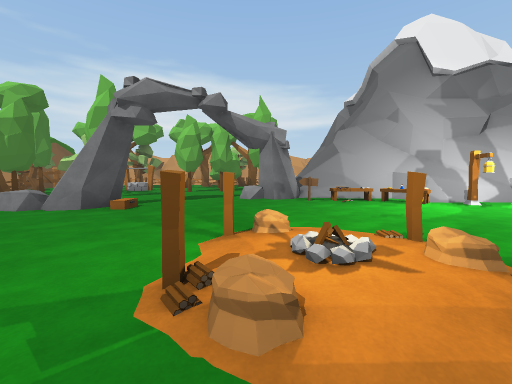
view 1 (above)

21 first-person views from a walk through a Unity game level. The camera is 1.3 m above the floor, tilts 4° down and sees 90° across. The floor is counted in squares, 2 m on a side. Each view is taken from the middle of a square. On the plan, view 1 faces up. The plan holds only what a view shows up to about 9 squares ahead; the rest is blank. The place goes on beyond the plan. The player character is not drawn. Some animated figures are not drawn. Some surface patterns are stand-ins.

view 2
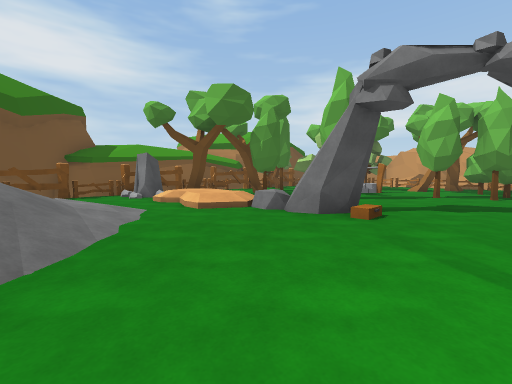

view 3
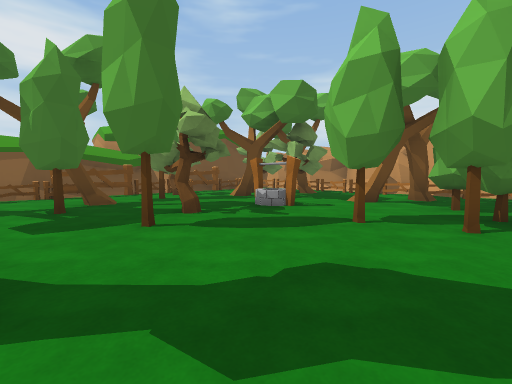

view 4
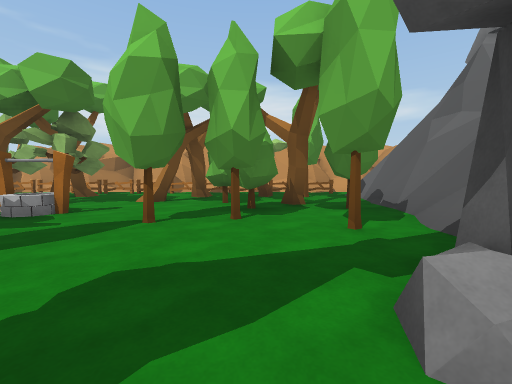

view 5
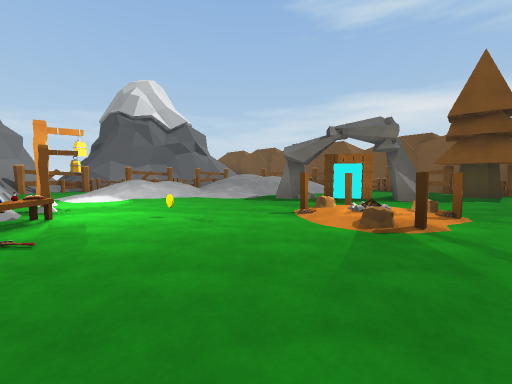

view 6
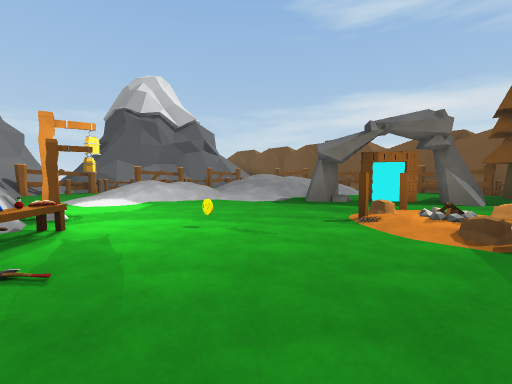

view 7
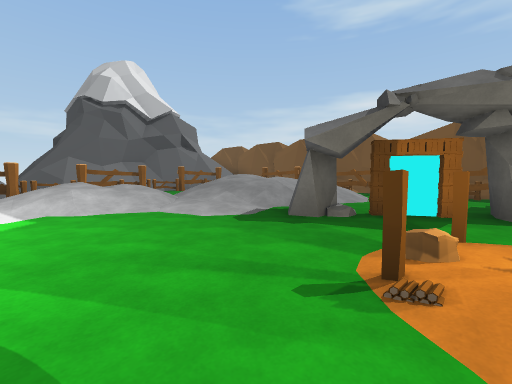

view 8
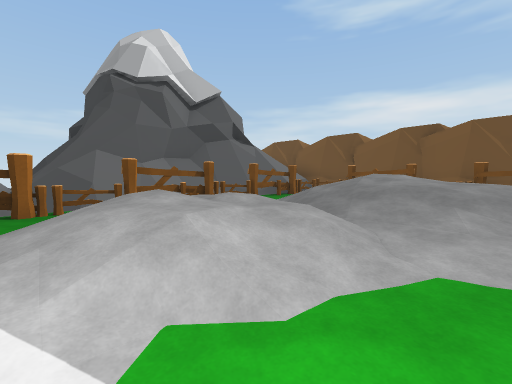

view 9
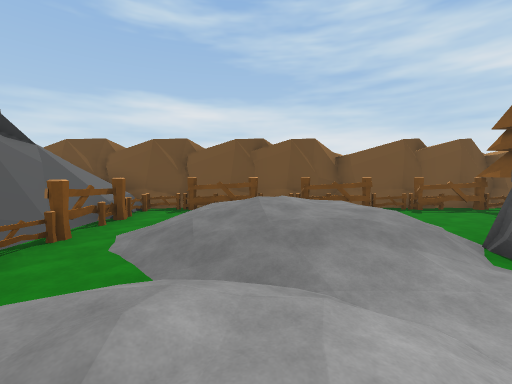

view 10
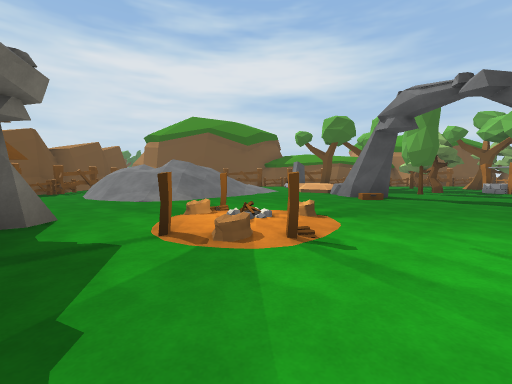

view 11
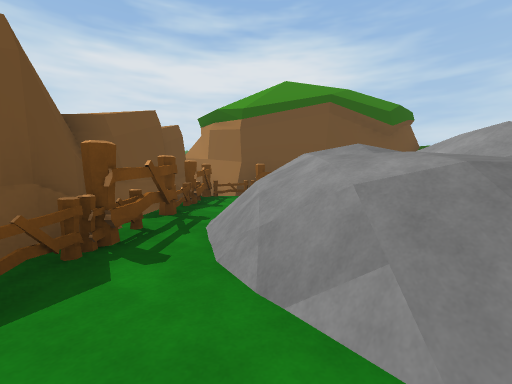

view 12
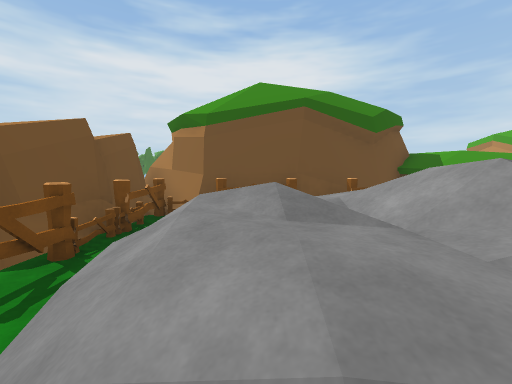

view 13
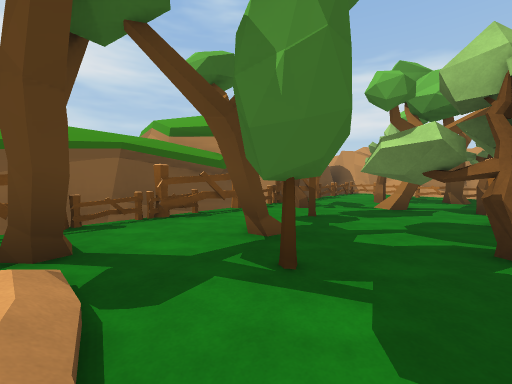

view 14
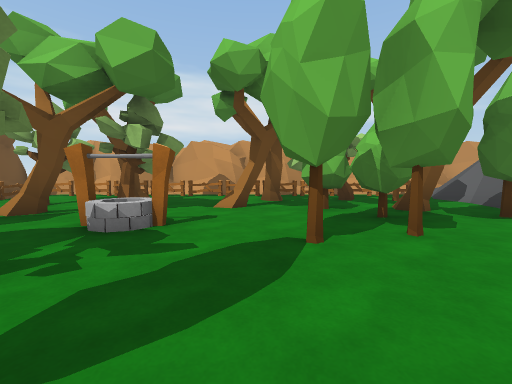

view 15
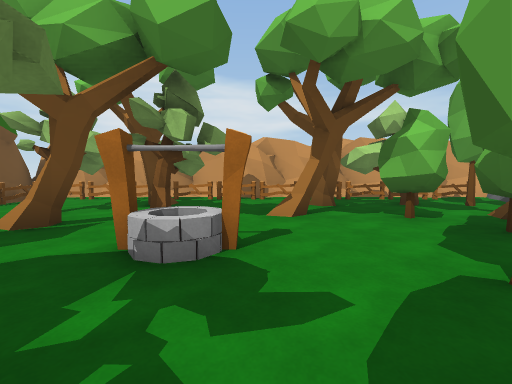

view 16
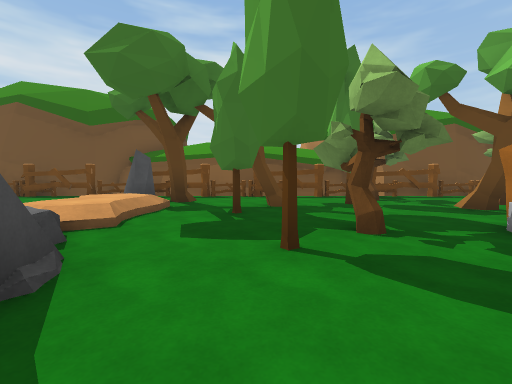

view 17
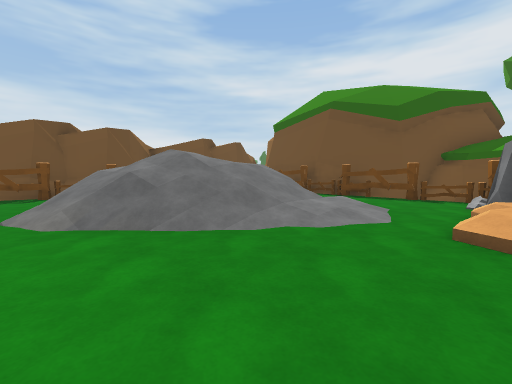

view 18
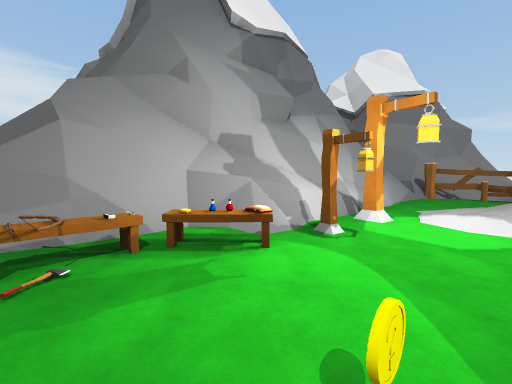

view 19
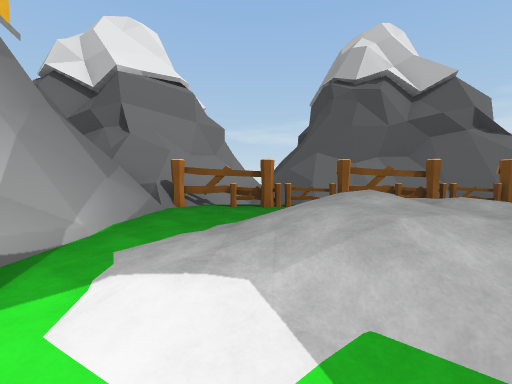

view 20
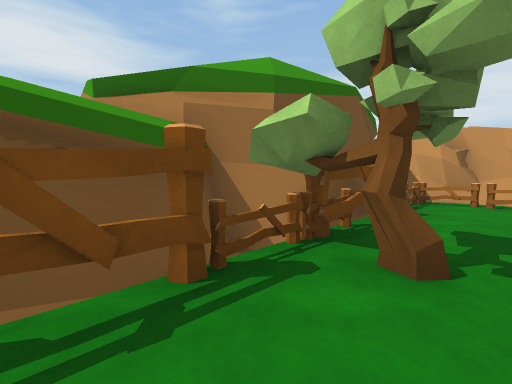

view 21
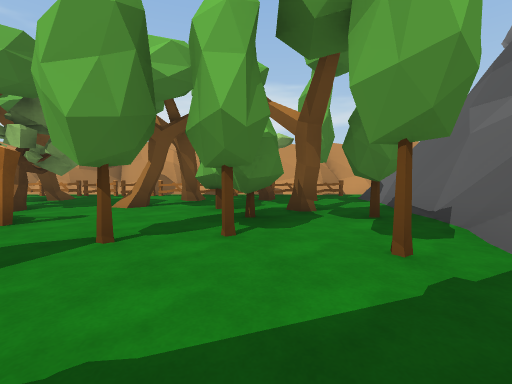

### Floor plan
Key: @ floor where view 1 was taken; # wall or solid block; . main floor; : floor 0.25 m higher than the main floor; + floor 1.75 m higher than the main floor; / step, stairs or slope; = window, fence, low wall or low ledge; ^ raised ledge; v drop or lower ground; O other object.
Columns run from 11 left of view 1 to 13 right of it. Each row starts with its distance up from view 1.
 16  #############
 15  #OOOOOOOO#OO#
 14  #O......OO..#
 13  #O.OOO.OOOO.#
 12  #....O.OOOO #
 11 ##O.O.....OOO#
 10 #OO...OO..O.##
  9 #v.O....#O.O##
  8 ##O..OO.....##
  7 ##O.OO.O...###########
  6  #O.........OOOO###=##+
  5  #.O///O#.....OOOO/...==#
  4  #OO///.......O..///.O vv
  3  #O........O...../// O v#
  2  #O.////...:O....///   ##
  1  #O. ////..OO...////.O #
  0  #. =////..@.OO/////.O #
 -1  #O  /////..#O.//////Ov#
 -2  #O   ///....../// //O##
 -3  #O   /=/......///  .O#
 -4  #OOOOOO.OOOOOOOOO O.O^
 -5  ######################

Positions as (right, up) in squares from view 1, and headings:
1: (0, 0), facing up
2: (-1, 1), facing up-left
3: (-1, 6), facing up-left
4: (-1, 6), facing up
5: (-1, 6), facing down-right
6: (0, 6), facing down-right
7: (1, 4), facing down-right
8: (5, 4), facing down-right
9: (7, 3), facing down
10: (4, 2), facing left
11: (-2, -3), facing left
12: (-3, -2), facing left
13: (-5, 5), facing up-left
14: (-3, 7), facing up
15: (-4, 8), facing up
16: (-2, 7), facing left
17: (-2, 4), facing down-left
18: (2, 4), facing up-right
19: (5, 4), facing right
20: (-8, 8), facing up-left
21: (-1, 7), facing up
